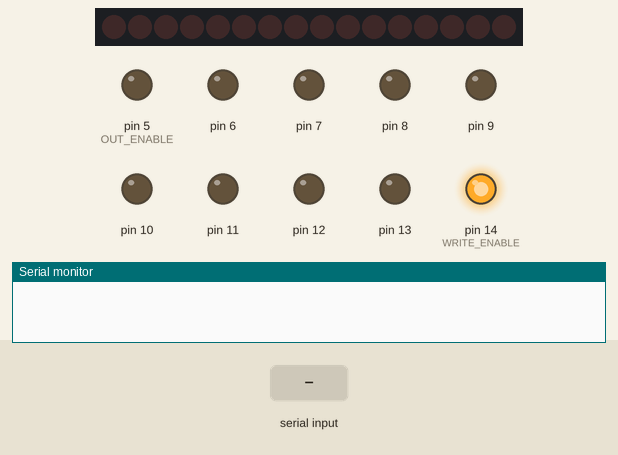
Recording of a sketch running on a simulated Arduino Uno, built with avr-gcc and run on an emulated ATmega328P. On the bench: 16 shift-register outputs drawn as a row of LEDs (first output left, lit = HIGH), output pins drawn as LEDs (lit = HIGH), the last lines printed to the serial monitor. Wiring (inferred from the names in the program): 2 × shift register (74HC595): data pin 2; shift clock pin 4; latch pin 3. Wiring (inferred from the signals the program sends): row of LEDs: on Q0, Q1, Q2, Q3, Q4, Q5, Q6, Q7, Q8, Q9, Q10, Q11, Q12, Q13, Q14, Q15. The test bench sets the inputs (shaded band). Pins used as bus, display or sensor lines are not drawn.

Above: at 1.2 s.
1.3 s: "90,45\n" received over Serial
At 2.5 s:
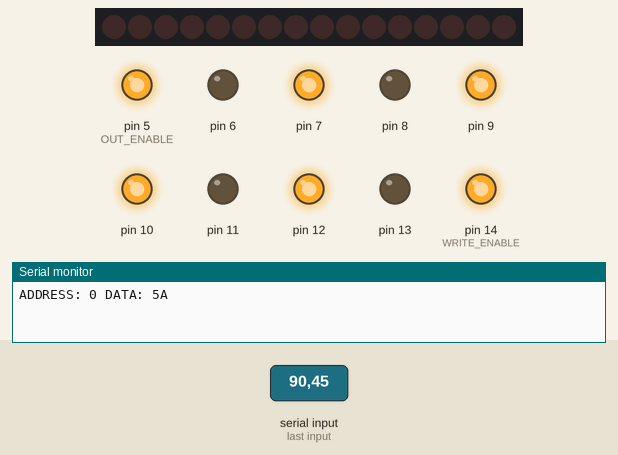
2.8 s: "30,150\n" received over Serial
At 3.7 s:
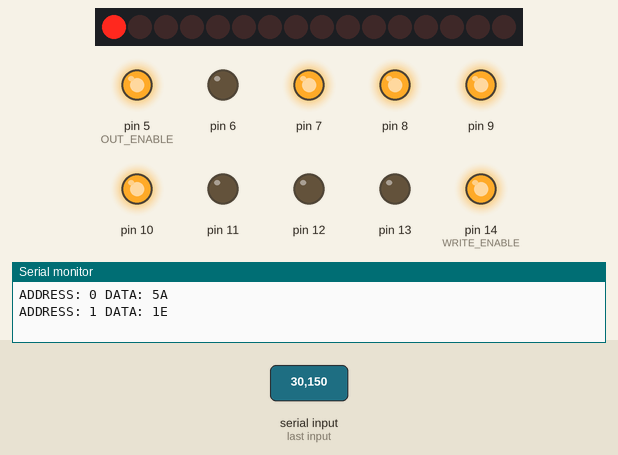
4.3 s: "5\n" received over Serial
At 4.6 s:
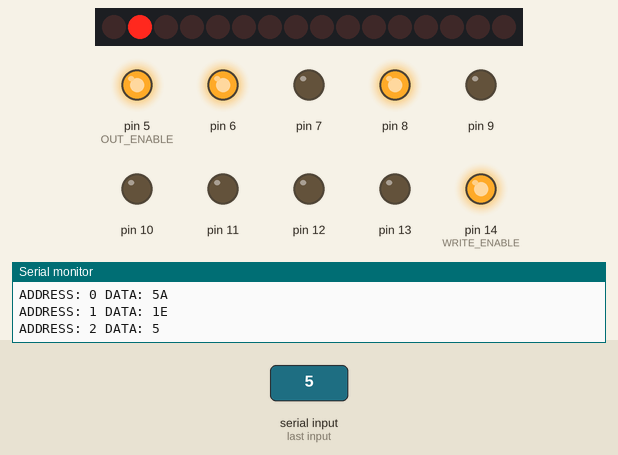
5.8 s: "200\n" received over Serial
At 7.0 s:
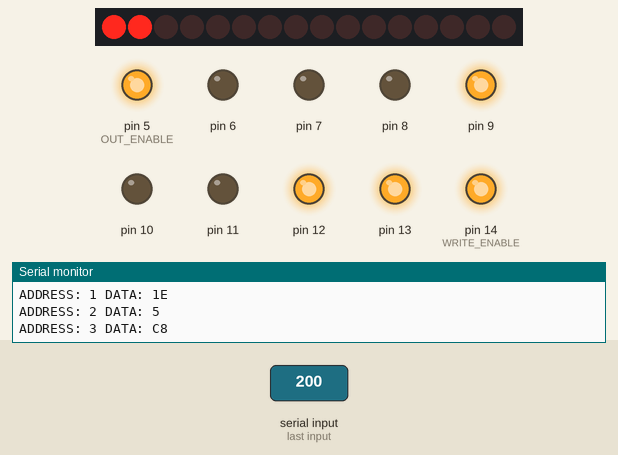
7.3 s: "90\n" received over Serial
At 8.2 s:
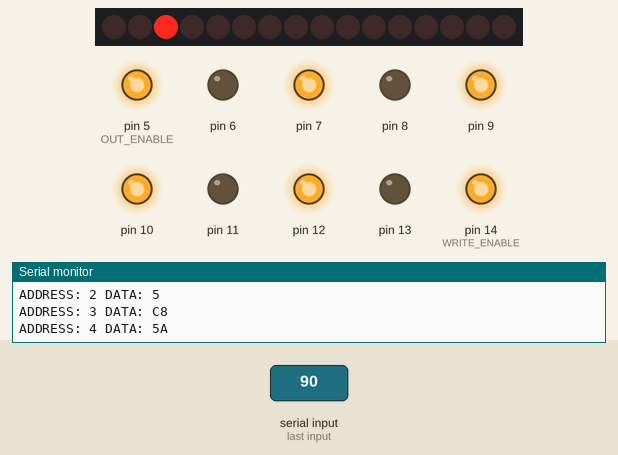
8.8 s: "90,45\n" received over Serial
At 9.4 s:
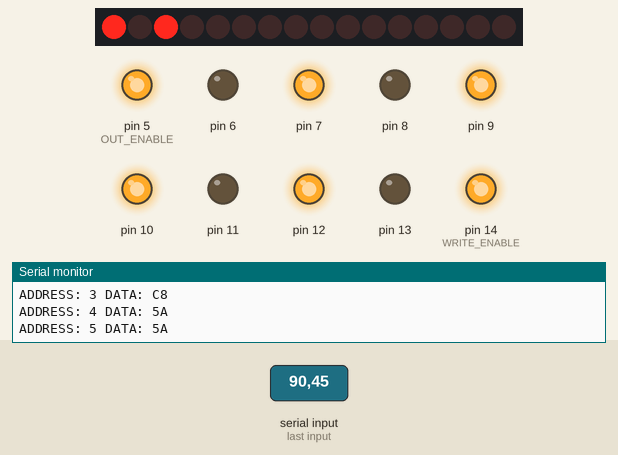
Timing chart, 0 to 11.3 s (numbered marks = the images above; inputs shaded):
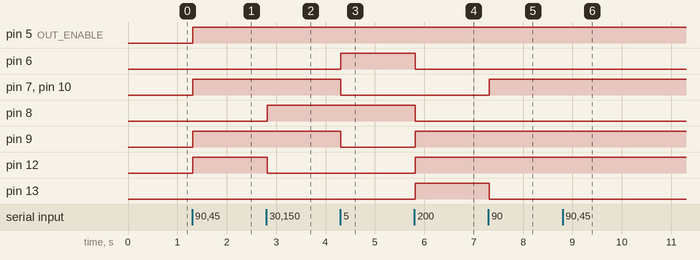

The sketch:

dbg_eeprom_prog.ino
```cpp
#define WRITE_DATA 2
#define REG_LATCH 3
#define SHIFT_CLK 4
#define OUT_ENABLE 5
#define WRITE_ENABLE 14

#define DATA_0 6
#define DATA_7 13

unsigned int count = 0x0000;

//Sets an address (up to 0xFFFF) on the 16bit shift register bus
void set_address(unsigned int addr)
{
  shiftOut(WRITE_DATA, SHIFT_CLK, MSBFIRST, (addr >> 8));
  shiftOut(WRITE_DATA, SHIFT_CLK, MSBFIRST, addr);

  digitalWrite(REG_LATCH, LOW);
  digitalWrite(REG_LATCH, HIGH);
  digitalWrite(REG_LATCH, LOW);
}

//Enables/disables EEPROM OE pin
void output_enable(bool enable)
{
  digitalWrite(OUT_ENABLE, (enable) ? LOW : HIGH);
}

//Returns a single 8bit value from an address
byte read_byte_eeprom(unsigned int addr)
{
  byte fdata = 0;

  set_address(addr);
  output_enable(true);

  for (int pin = DATA_7; pin >= DATA_0; pin--)
  {
    pinMode(pin, INPUT);
    fdata = (fdata << 1) + digitalRead(pin);
  }

  return fdata;
}

//Writes a single 8bit value to an address
void write_byte_eeprom(unsigned int addr, byte data)
{
  set_address(addr);
  output_enable(false);

  for (int pin = DATA_0; pin <= DATA_7; pin++)
  {
    pinMode(pin, OUTPUT);
    digitalWrite(pin, data & 1);
    data = data >> 1;
  }

  digitalWrite(WRITE_ENABLE, LOW);
  delayMicroseconds(1);
  digitalWrite(WRITE_ENABLE, HIGH);
  delay(10);
}

void setup()
{
  digitalWrite(WRITE_ENABLE, HIGH);

  //Set D2:D13 and A0 to digital output
  for (int pins = 2; pins < 15; pins++)
  {
    pinMode(pins, OUTPUT);
  }

  //Enable serial interface
  Serial.setTimeout(10);
  Serial.begin(9600);
}

void loop()
{
  if (Serial.available() > 0)
  {
    int data = Serial.readString().toInt();

    if (data == 0x03)
    {
      write_byte_eeprom(0x7FFC, 0x00);
      write_byte_eeprom(0x7FFD, 0x30);

      Serial.print("EEPROM PROGRAMMING FINISHED AT: ");
      Serial.println(count - ((count - 0x3000) ? 1 : 0), HEX);
      Serial.end();
    }

    else
    {
      write_byte_eeprom(count, data);
      Serial.print("ADDRESS: ");
      Serial.print(count, HEX);
      Serial.print(" DATA: ");
      Serial.println(data, HEX);
      count ++;
    }
  }
}
```

Measured:
- after the input at 1.3 s, pin 5 (OUT_ENABLE), pin 7, pin 9, pin 10, pin 12: LOW → HIGH at once
- after the input at 2.8 s, pin 8: LOW → HIGH at once; pin 12: HIGH → LOW at once
- after the input at 4.3 s, pin 6: LOW → HIGH at once; pin 7, pin 9, pin 10: HIGH → LOW at once
- after the input at 5.8 s, pin 6, pin 8: HIGH → LOW at once; pin 9, pin 12, pin 13: LOW → HIGH at once
- after the input at 7.3 s, pin 7, pin 10: LOW → HIGH at once; pin 13: HIGH → LOW at once
